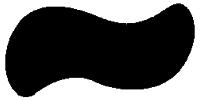
#> input picture Utils/Uebung08/TemplateWelle.png, 200 x 100 px, found by its file name; the run also reads 1 picture not shown here
$ python Praktikum7.py   (older library calls are emulated)
#> lines starting #> are read from the running program, lines starting #| are printed output that depends on the picture; pictures that were not available may be replaced by others from this repository, and a replacement may not be noted
import cv2
import numpy as np
import matplotlib as plt


def scale(image, scale_percent):
    width = int(image.shape[1] * scale_percent / 100)
    height = int(image.shape[0] * scale_percent / 100)
    dim = (width, height)
    result = cv2.resize(image, dim, interpolation = cv2.INTER_AREA)
    return result

def template_matching(image, template, res):
    # [11 lines of commented-out code are left out]

    if(res is None):
        grey_image = cv2.cvtColor(image, cv2.COLOR_BGR2GRAY)
        grey_template = cv2.cvtColor(template, cv2.COLOR_BGR2GRAY)

        res = cv2.matchTemplate(grey_image, grey_template, cv2.TM_CCOEFF_NORMED)
        resNorm = cv2.normalize(res, None, 255, 0, cv2.NORM_MINMAX, cv2.CV_8UC1)

    minVal, maxVal, minLoc, maxLoc = cv2.minMaxLoc(res)
    while(maxVal > 0.65):
        print(maxVal)

        xBegin = maxLoc[0] - 1
        yBegin = maxLoc[1] - 1

        xEnd = maxLoc[0] + template.shape[1] + 1
        yEnd = maxLoc[1] + template.shape[0] + 1

        cv2.rectangle(image, (xBegin, yBegin), (xEnd, yEnd), color=(255,255,0))

        neighbors = 22
        for j in range(neighbors):
            for j1 in range(neighbors):
                if(maxLoc[1] + neighbors // 2 - j < res.shape[1] and int(maxLoc[0] + neighbors // 2 - j1) < res.shape[0]):
                    res[int(maxLoc[1] + neighbors // 2 - j)][int(maxLoc[0] + neighbors // 2 - j1)] = 0
        res[maxLoc[1]][maxLoc[0]] = 0

        minVal, maxVal, minLoc, maxLoc = cv2.minMaxLoc(res)

    return image

def rotate_image(mat, angle):
    height, width = mat.shape[:2] # image shape has 3 dimensions
    image_center = (width/2, height/2) # getRotationMatrix2D needs coordinates in reverse order (width, height) compared to shape

    rotation_mat = cv2.getRotationMatrix2D(image_center, angle, 1.)

    # rotation calculates the cos and sin, taking absolutes of those.
    abs_cos = abs(rotation_mat[0,0])
    abs_sin = abs(rotation_mat[0,1])

    # find the new width and height bounds
    bound_w = int(height * abs_sin + width * abs_cos)
    bound_h = int(height * abs_cos + width * abs_sin)

    # subtract old image center (bringing image back to origo) and adding the new image center coordinates
    rotation_mat[0, 2] += bound_w/2 - image_center[0]
    rotation_mat[1, 2] += bound_h/2 - image_center[1]

    # rotate image with the new bounds and translated rotation matrix
    rotated_mat = cv2.warpAffine(mat, rotation_mat, (bound_w, bound_h), borderValue=255)
    return rotated_mat

allResults = {}


image = cv2.imread('Utils/Uebung08/setGameNew.jpg')
template = cv2.imread('Utils/Uebung08/TemplateWelle.png')
#> template is the input picture: shape (100, 200, 3); min 0, max 255, mean 90.4

image = scale(image, 15)
template = scale(template, 23)
#> call 2 of scale, with scale_percent = 23
#> in scale (call 2), `result = cv2.resize(image, dim, interpolation = cv2.INTER_AREA)`:
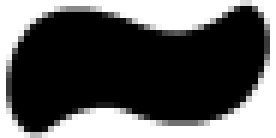
#> result: shape (23, 46, 3) (shown 6 times larger); min 0, max 255, mean 90.4

for idxScale, scale in enumerate((1.0, 1.2, 1.4)):
    templateCurrentScale = cv2.resize(template, (int(template.shape[1] * scale), int(template.shape[0] * scale)))

    for idxRot, rotation in enumerate(range(0, 350, 15)):
        templateCurrentRotation = rotate_image(templateCurrentScale, rotation)
        res = cv2.matchTemplate(image, templateCurrentRotation, cv2.TM_CCOEFF_NORMED)

        if idxScale not in allResults:
            allResults[idxScale] = {}

        allResults[idxScale][idxRot] = res
#> this loop made 3 passes
#> pass 1, in rotate_image (call 2), `rotated_mat = cv2.warpAffine(mat, rotation_mat, (bound_w, bound_h), bo..`:
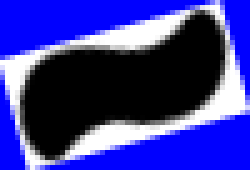
#> rotated_mat: shape (34, 50, 3) (shown 5 times larger); mean B, G, R 152.6, 56.2, 56.2
#> pass 1, in rotate_image (call 3), `rotated_mat = cv2.warpAffine(mat, rotation_mat, (bound_w, bound_h), bo..`:
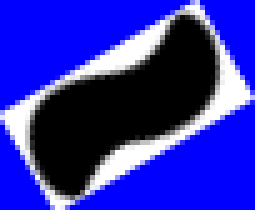
#> rotated_mat: shape (42, 51, 3) (shown 5 times larger); mean B, G, R 173.7, 44.5, 44.5
#> pass 1, in rotate_image (call 4), `rotated_mat = cv2.warpAffine(mat, rotation_mat, (bound_w, bound_h), bo..`:
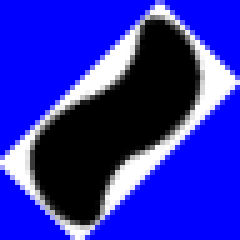
#> rotated_mat: shape (48, 48, 3) (shown 5 times larger); mean B, G, R 179.4, 41.5, 41.5
#> pass 1, in rotate_image (call 5), `rotated_mat = cv2.warpAffine(mat, rotation_mat, (bound_w, bound_h), bo..`:
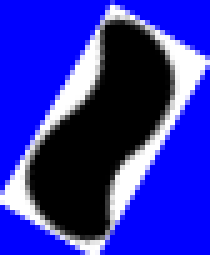
#> rotated_mat: shape (51, 42, 3) (shown 5 times larger); mean B, G, R 173.7, 44.5, 44.5
#> after the loop:
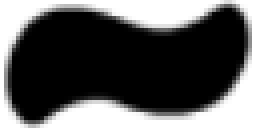
#> templateCurrentScale: shape (32, 64, 3) (shown 4 times larger); min 0, max 255, mean 90.3
#> after the loop, allResults = 3 items


print( f"allResults: {len(allResults)} x {len(allResults[0])}" )
#| allResults: 3 x 24

cv2.imshow("ICH KANN NICHT MEHR; ICH WILL NICHT MEHR", template_matching(image, template, allResults[0][0]))
#> in template_matching, `minVal, maxVal, minLoc, maxLoc = cv2.minMaxLoc(res)`: minVal = -0.478; maxVal = 0.411; minLoc = (112, 86); maxLoc = (114, 96)
#> in template_matching, `minVal, maxVal, minLoc, maxLoc = cv2.minMaxLoc(res)`:
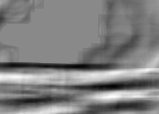
#> res: shape (114, 159) float32; min -0.478, max 0.411, mean -0.0317; drawn with min black and max white
cv2.waitKey(0)
cv2.destroyAllWindows()

# Führe das Template Matching durch
#result_image = template_matching(image, template, res=None)
